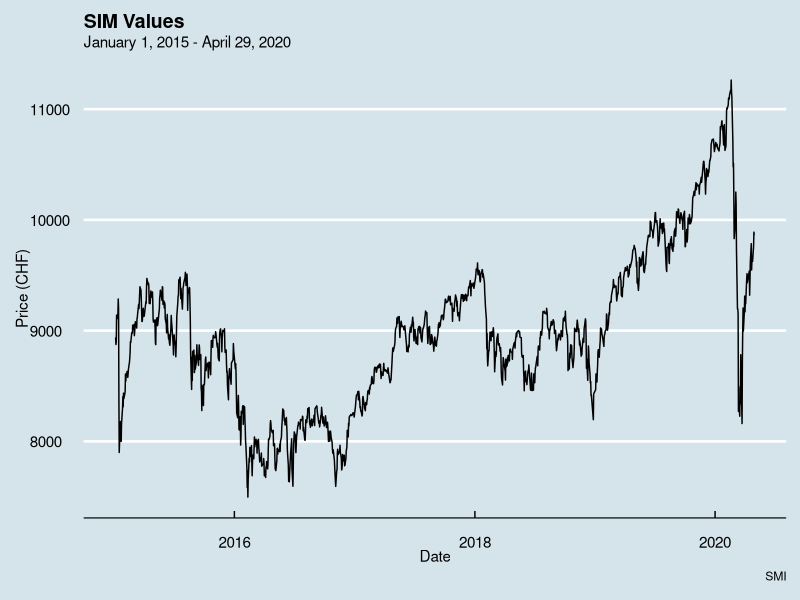
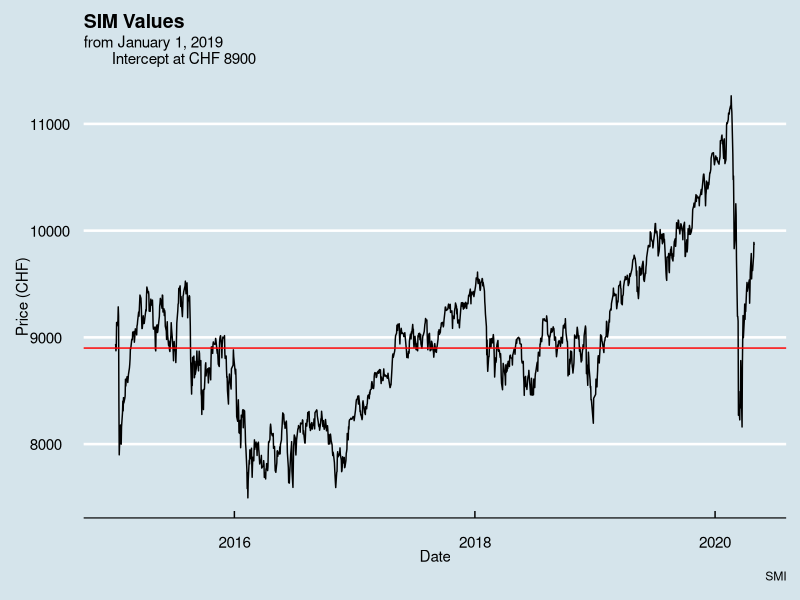
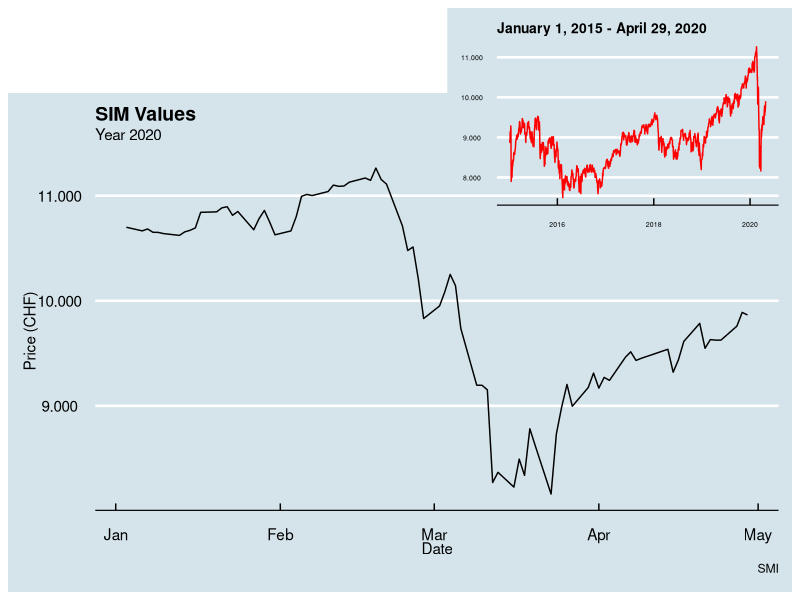

The R script that drew these images, in order:
## ---- chunk 1

# Librairies

library(readr)
library(dplyr)
library(tidyverse)
library(ggplot2)
library(lubridate)
library(ggthemes)

# Importing file
data_smi <- read_csv("Data/data_smi.csv")

data_smi <- data_smi %>% 
  mutate (date = dmy(date)) %>% 
  arrange(date)

## ---- chunk 2

data_smi_extr_2015_2019 <- data_smi %>% 
  filter(date >= as.Date("2015-01-01") & date <= as.Date("2020-04-29"))

g1 <- ggplot(
  data = data_smi_extr_2015_2019,
  mapping = aes(x = date,
    y = price)
) +
  geom_line()+
  labs(title = "SIM Values",
       subtitle = "January 1, 2015 - April 29, 2020",
       x = "Date",
       y = "Price (CHF)",
       caption = "SMI")+
  theme_economist()+
  theme(plot.title = element_text(size = 14,vjust = 1.5))

g1


## ---- chunk 3

g2 <- ggplot(data = data_smi_extr_2015_2019,mapping = aes(x = date,y = price)) +
  geom_line()+
  geom_hline(yintercept = 8900,colour = "red")+
  labs(title = "SIM Values",
       subtitle = "from January 1, 2019
       Intercept at CHF 8900",
       x="Date",
       y = "Price (CHF)",
       caption = "SMI")+
  theme_economist()+
  theme(plot.title = element_text(size = 14,vjust = 1.5))

g2

## ---- chunk 4

library (patchwork)

data_smi_extr_2020 <- data_smi %>% 
  filter(date >= as.Date("2020-01-01") & date <= as.Date("2020-04-29"))

g3 <- ggplot(
  data = data_smi_extr_2020,
  mapping = aes(x = date,
    y = price)
) +
  geom_line()+
  labs(title = "SIM Values",
       subtitle = "Year 2020",
       x = "Date",
       y = "Price (CHF)",
       caption = "SMI")+
  theme_economist()+
  theme(plot.title = element_text(size = 14,vjust = 1.5))+
  scale_y_continuous(labels=function(x) format(x, big.mark = ".", decimal.mark = ",", scientific = FALSE))

g1_bis <- ggplot(
  data = data_smi_extr_2015_2019,
  mapping = aes(x = date,
    y = price)) +
  geom_line(color = "red")+
  labs(title = "January 1, 2015 - April 29, 2020")+
  theme_economist()+
  theme(plot.title = element_text(size = 12,vjust = 1.5))+
  theme(axis.text.x = element_text(size = 5))+
  theme(axis.text.y = element_text(size = 5))+
  theme(axis.title.x = element_blank())+
  theme(axis.title.y = element_blank())+
  theme(plot.title = element_text(size = 10))+
  scale_y_continuous(labels=function(x) format(x, big.mark = ".", decimal.mark = ",", scientific = FALSE))

layout <- c(
  area(
    t = 2, 
    l = 0,
    b = 7,
    r = 9
  ),
  area(
    t = 0,
    l = 6,
    b = 2,
    r = 9
  )
)

g3 + g1_bis +
  plot_layout(design = layout)

